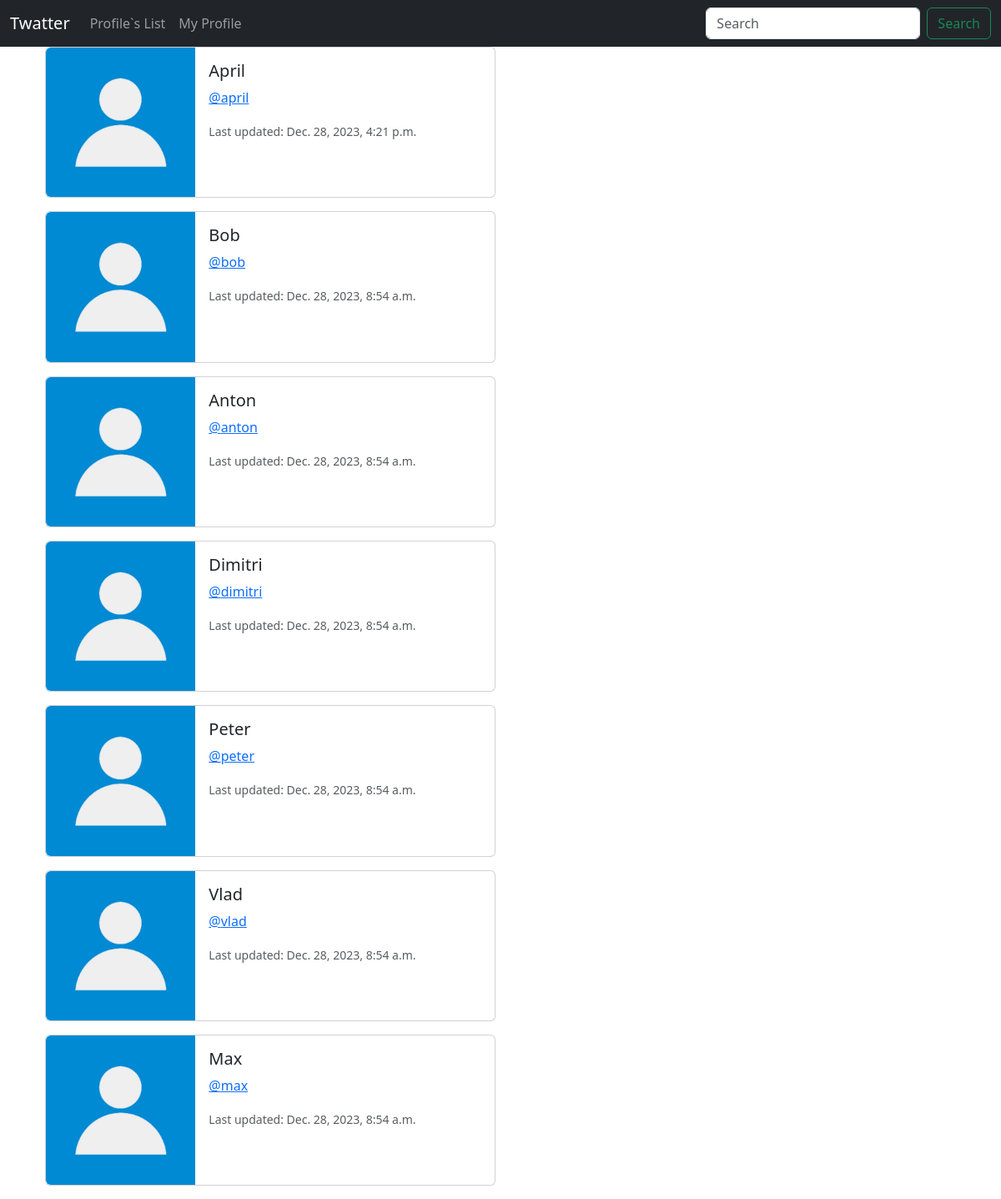
Screenshot of /profile_list/ (signed in) with the database file from the repository.
### twat/models.py (models this page shows, shortened)
class Profile(models.Model):
    user = models.OneToOneField(User, on_delete=models.CASCADE)
    bio = models.TextField(max_length=500, blank=True)
    follows = models.ManyToManyField(
        "self", symmetrical=False, related_name="followers", blank=True
    )
    date_modified = models.DateTimeField(User, auto_now=True)

### twat/views.py (the view)
# urls.py: path("profile_list/", views.profile_list, name="profile_list"),
def profile_list(request):
    if request.user.is_authenticated:
        profiles = Profile.objects.exclude(user=request.user)
        context = {"profiles": profiles}
        return render(request, "twat/profile_list.html", context)
    else:
        messages.success(request, "You must be logged in to view this page.")
        return redirect("twat:index")

### templates/twat/profile_list.html (shortened to what this page needs)
{% extends "partials/base.html" %}
{% load static %}
{% block content %}
{% if profiles %}
    <div class="container">
        {% for profile in profiles %}
        <div class="card mb-3" style="max-width: 540px;">
            <div class="row g-0">
              <div class="col-md-4">
                <img src="{% static 'images/profile-image/profile.webp' %}" class="img-fluid rounded-start" alt="Profile image">
              </div>
              <div class="col-md-8">
                <div class="card-body">
                  <h5 class="card-title">{{ profile.user.username }}</h5>
                  <p class="card-text"> <a href="{% url 'twat:profile' profile.user.id %}">@{{ profile.user.username| lower }}</a></p>
                  <p class="card-text"><small class="text-body-secondary">Last updated: {{ profile.date_modified  }} </small></p>
                </div>
              </div>
            </div>
          </div>
        {% endfor %}
    </div>
{% endif%}
{% endblock content %}

### templates/partials/base.html (shortened to what this page needs)
<!doctype html>
<html lang="en">
  <head>
    <link href="https://cdn.jsdelivr.net/npm/bootstrap@5.3.2/dist/css/bootstrap.min.css" rel="stylesheet">
  </head>
  <body>
    {% include "partials/navbar.html" %}
    <div class="container">
        {% block content %}
        {% endblock content %}
    </div>
  </body>
</html>

### templates/partials/navbar.html (shortened to what this page needs)
<nav class="navbar navbar-expand-lg navbar-dark bg-dark">
    <div class="container-fluid">
      <a class="navbar-brand" href="{% url 'twat:index'%}">Twatter</a>
      <div class="collapse navbar-collapse" id="navbarSupportedContent">
        <ul class="navbar-nav me-auto mb-2 mb-lg-0">
          <li class="nav-item">
            <a class="nav-link" href="{% url 'twat:profile_list'%}">Profile`s List</a>
          </li>
          {% if request.user.is_authenticated %}
          <li class="nav-item">
            <a class="nav-link" href="{% url 'twat:profile' request.user.pk %}">My Profile</a>
          </li>
          {% endif %}
        </ul>
        <form class="d-flex" role="search">
          <input class="form-control me-2" type="search" placeholder="Search" aria-label="Search">
          <button class="btn btn-outline-success" type="submit">Search</button>
        </form>
      </div>
    </div>
  </nav>

### rows the page displays
Profile: user.username "April", user.username "april", date_modified "Dec. 28, 2023, 4:21 p.m."
Profile: user.username "Bob", user.username "bob", date_modified "Dec. 28, 2023, 8:54 a.m."
Profile: user.username "Anton", user.username "anton", date_modified "Dec. 28, 2023, 8:54 a.m."
Profile: user.username "Dimitri", user.username "dimitri", date_modified "Dec. 28, 2023, 8:54 a.m."
Profile: user.username "Peter", user.username "peter", date_modified "Dec. 28, 2023, 8:54 a.m."
Profile: user.username "Vlad", user.username "vlad", date_modified "Dec. 28, 2023, 8:54 a.m."
Profile: user.username "Max", user.username "max", date_modified "Dec. 28, 2023, 8:54 a.m."
